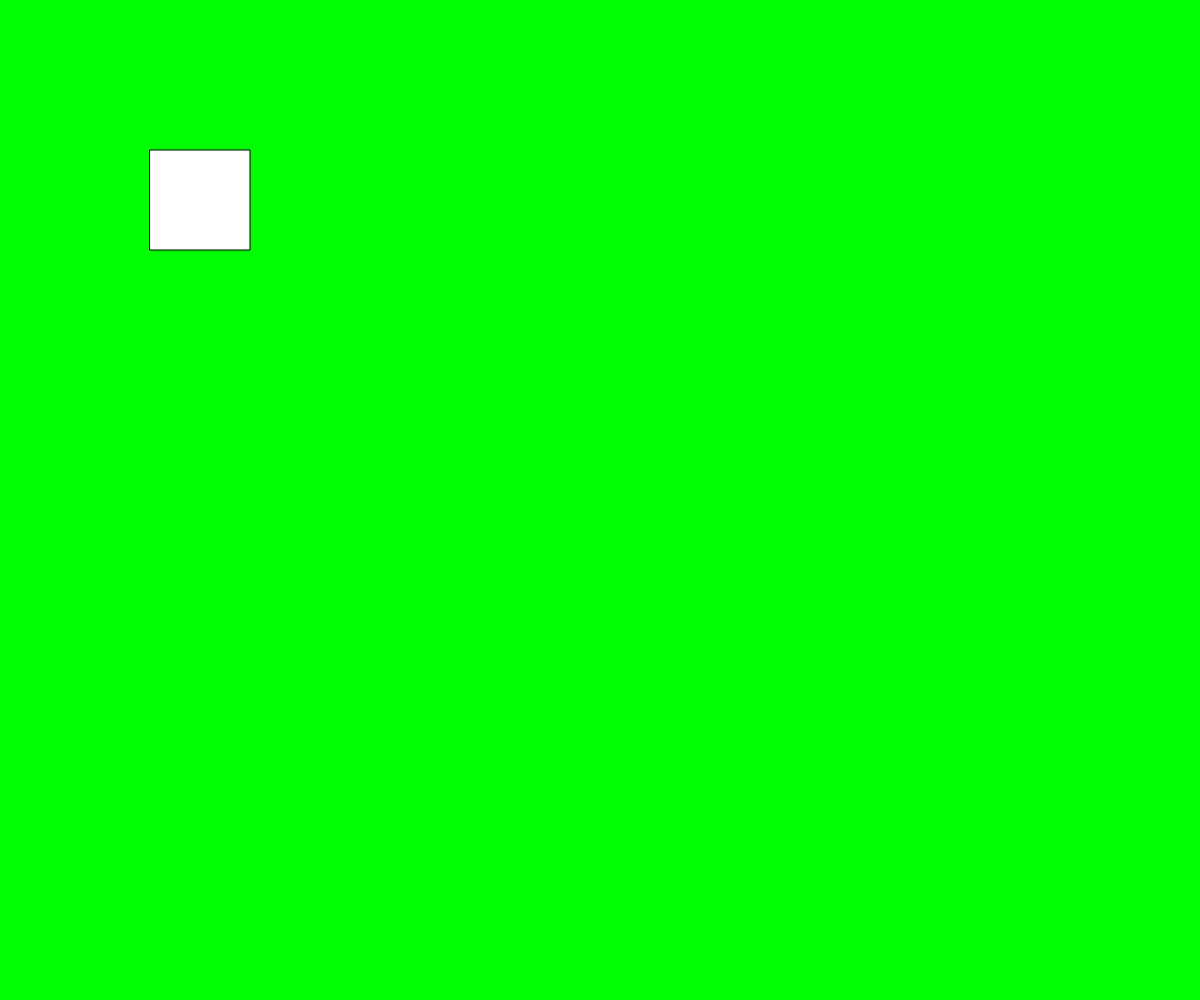
Frame 1 (no input)
Frame 60 (no input): identical to frame 1, image omitted
Frame 120 (the mouse pressed at the canvas centre since frame 60): identical to frame 1, image omitted

The p5.js sketch that drew this single still picture (run headless with seeded random() and noise() and a simulated clock; from frame 60 on, the mouse is pressed at the canvas centre):

// p5.js sketch
// ── sketch.js

let x = 200;
let y  = 200;
let rSize = 100;
let pickedUp = false;
let mouseOver = false;
let diffX = 0;
let diffY = 0;

function setup() {
  createCanvas(windowWidth, windowHeight);
  rectMode(CENTER);
}

function draw() {
  background(0,255,0);
  fill(255);
  mouseOver = false;
  if (mouseX >= x - rSize/2 && mouseX <= x + rSize/2 && mouseY >= y - rSize/2 && mouseY <= y + rSize/2){
    fill(0);
    mouseOver = true;
  }
  if (pickedUp){
    x = mouseX - diffX;
    y = mouseY - diffY;
  }
  rect(x,y,rSize,rSize);
}

function mousePressed() {
  if (mouseOver === true){
    pickedUp = true;
    diffX = mouseX - x;
    diffY = mouseY - y;
  }
}

function mouseReleased(){
  pickedUp = false;
}
